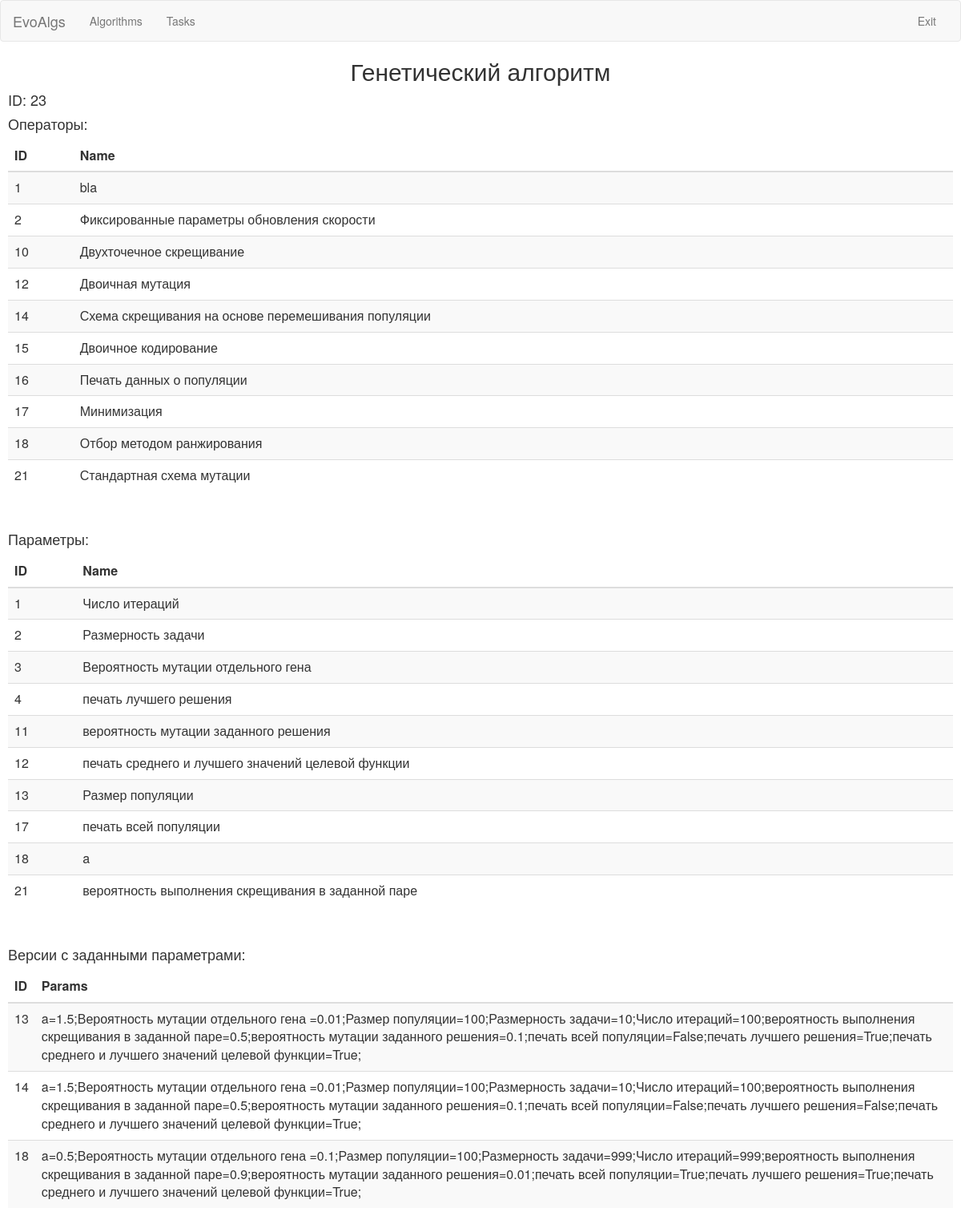
The app's page /core/talgs/23/ with its own data.
### core/models.py (models this page shows)
class TimeStamp(models.Model):
	created_date = models.DateTimeField(auto_now_add=True)
	modified_date = models.DateTimeField(auto_now=True)
	class Meta:
		abstract=True

class AlgTemplate(TimeStamp):
	name=models.CharField(max_length=200)
	strategies=models.ManyToManyField(Strategy)
	params=models.ManyToManyField(AlgParam)
	constructor=models.ForeignKey(AlgConstructor,blank=True,null=True)
	desc=models.CharField(max_length=500,blank=True)

class Strategy(TimeStamp):
	name=models.CharField(max_length=200)
	slot=models.ForeignKey(Slot)
	desc=models.CharField(max_length=500,blank=True)
	gen_id=models.CharField(max_length=100,blank=True)

class AlgParam(TimeStamp):
	name=models.CharField(max_length=200)
	desc=models.CharField(max_length=500,blank=True)
	gen_id=models.CharField(max_length=100,blank=True)
	strategy=models.ForeignKey(Strategy,blank=True,null=True)
	type=models.PositiveSmallIntegerField()

### core/views.py (the view)
# urls.py: url(r'^talgs/([0-9]+)/$', views.TemplateAlgoirthmView,name='talg'),
def TemplateAlgoirthmView(request,algTemplId):
    tAlgObj=models.AlgTemplate.objects.get(pk=int(algTemplId))
    context={"alg":tAlgObj,"palgs":[]}
    for i in tAlgObj.algorithm_set.all():
        alg={"id":i.id,"desc":""}
        for j in i.paramofalg_set.order_by('param__name'):
            alg["desc"]=alg["desc"]+j.param.name+"="+str(models.getEntityValue(j))+";"
        context["palgs"].append(alg)
    return render(request,'templalg.html',context)

### core/models.py (called while the page is built)
def getEntityValue(obj):
	if not (obj.int_value is None): return obj.int_value
	if not (obj.double_value is None): return obj.double_value
	if not (obj.boolean_value is None): return obj.boolean_value
	if not (obj.string_value is None): return obj.string_value
	if not (obj.date_value is None): return obj.date_value
	if not (obj.time_value is None): return obj.time_value
	if not (obj.datetime_value is None): return obj.datetime_value

### core/templates/templalg.html (shortened to what this page needs)
{% extends "master.html" %}
{% block content %}
<h2 class="text-center">{{alg.name}}</h2>
<h4>ID: {{alg.id}}</h4>
<h4>Операторы:</h4>
<table class="table table-striped">
	<thead> <tr> <th>ID</th> <th>Name</th> </tr> </thead>
	<tbody>
		{% for obj in alg.strategies.all %}
			<tr data-href='/some-other-link/'><td>{{obj.id}}</td><td>{{obj.name}}</td></tr>
		{% endfor %}
	</tbody>
</table>
<br/>
<h4>Параметры:</h4>
<table class="table table-striped">
	<thead> <tr> <th>ID</th> <th>Name</th> </tr> </thead>
	<tbody>
		{% for obj in alg.params.all %}
			<tr data-href='/some-other-link/'><td>{{obj.id}}</td><td>{{obj.name}}</td></tr>
		{% endfor %}
	</tbody>
</table>
<br/>
<h4>Версии с заданными параметрами:</h4>
<table class="table table-striped table-hover">
	<thead> <tr> <th>ID</th> <th>Params</th> </tr> </thead>
	<tbody>
		{% for obj in palgs %}
			<tr class="clickable-row" data-href='{% url "alg" obj.id %}'><td>{{obj.id}}</td><td>{{obj.desc}}</td></tr>
		{% endfor %}
	</tbody>
</table>
{% endblock %}

### records on screen
AlgTemplate: name "Генетический алгоритм", id "23"
Strategy: id "1", name "bla"
Strategy: id "2", name "Фиксированные параметры обновления скорости"
Strategy: id "10", name "Двухточечное скрещивание"
Strategy: id "12", name "Двоичная мутация"
Strategy: id "14", name "Схема скрещивания на основе перемешивания популяции"
Strategy: id "15", name "Двоичное кодирование"
Strategy: id "16", name "Печать данных о популяции"
Strategy: id "17", name "Минимизация"
Strategy: id "18", name "Отбор методом ранжирования"
Strategy: id "21", name "Стандартная схема мутации"
AlgParam: id "1", name "Число итераций"
AlgParam: id "2", name "Размерность задачи"
AlgParam: id "3", name "Вероятность мутации отдельного гена"
AlgParam: id "4", name "печать лучшего решения"
AlgParam: id "11", name "вероятность мутации заданного решения"
AlgParam: id "12", name "печать среднего и лучшего значений целевой функции"
AlgParam: id "13", name "Размер популяции"
AlgParam: id "17", name "печать всей популяции"
AlgParam: id "18", name "a"
AlgParam: id "21", name "вероятность выполнения скрещивания в заданной паре"

### other values on screen
{{ obj.id }} "13" "14" "18"
